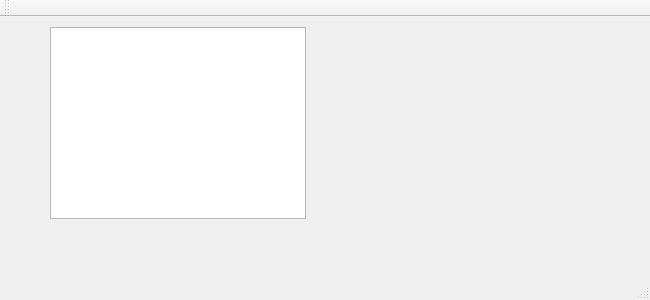
<?xml version="1.0" encoding="UTF-8"?>
<ui version="4.0">
 <class>ClientWindow</class>
 <widget class="QMainWindow" name="ClientWindow">
  <property name="geometry">
   <rect>
    <x>0</x>
    <y>0</y>
    <width>650</width>
    <height>300</height>
   </rect>
  </property>
  <property name="windowTitle">
   <string>ClientWindow</string>
  </property>
  <widget class="QWidget" name="centralWidget">
   <widget class="QTableWidget" name="tableWidget">
    <property name="geometry">
     <rect>
      <x>50</x>
      <y>10</y>
      <width>256</width>
      <height>192</height>
     </rect>
    </property>
   </widget>
  </widget>
  <widget class="QMenuBar" name="menuBar">
   <property name="geometry">
    <rect>
     <x>0</x>
     <y>0</y>
     <width>650</width>
     <height>22</height>
    </rect>
   </property>
  </widget>
  <widget class="QToolBar" name="mainToolBar">
   <attribute name="toolBarArea">
    <enum>TopToolBarArea</enum>
   </attribute>
   <attribute name="toolBarBreak">
    <bool>false</bool>
   </attribute>
  </widget>
  <widget class="QStatusBar" name="statusBar"/>
 </widget>
 <layoutdefault spacing="6" margin="11"/>
 <resources/>
 <connections/>
</ui>
